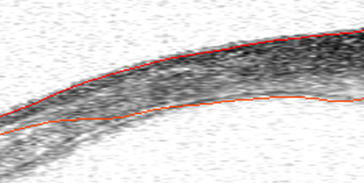
%> input picture images/Tiff/cropped2_borders.tiff, 364 x 183 px
$ octave tool.m   (GNU Octave 9; MATLAB toolbox functions it lacks are replaced by stand-ins)
%> lines starting %> are read from the running program, lines starting %| are printed output that depends on the picture; in (x1, y1, x2, y2) boxes, pixels count from 0 and x2, y2 are one past the last pixel; in counts of white or black regions, pixels touching at a corner belong together; the program's own positions count from 1
close all;
clear all;

% Create main figure window, need to override window resizing logic
fig = figure('Visible','off');
% Create uipanel object
ui = uipanel;
% Create an axes object that overlaps uipanel
ax = axes('Parent',ui,'Position',[0 0 1 1]);
fig.Visible = 'on';

% Read and display image
img = imread('images/Tiff/cropped2_borders.tiff');
%> img is the input picture: size 183x364x3 uint8; mean R, G, B 210.7, 207.4, 207
ima = imshow(img,'Parent',ax);

% Find red pixels in image
red = all(cat(3,img(:,:,1)>180,img(:,:,2)<60,img(:,:,3)<60),3);
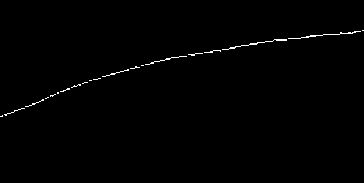
%> red: size 183x364 logical; 0.65% white in thin lines or dots, all inside (x1, y1, x2, y2) = (0, 30, 364, 117)
[rows,cols] = find(red);
%> rows = 431 values from 31 to 117; cols = 431 values from 1 to 364

% Remove non unique values for a particular column
min_y = min(cols);
%> min_y = 1
max_y = max(cols);
%> max_y = 364
pts = zeros(max_y-min_y+1,2);
count = 1;

for i = min_y:max_y
    k = find(red(:,i));
    if ~isempty(k)
        idx = mean(k);
        pts(count,1) = i;
        pts(count,2) = idx;
        count = count + 1;
    end
end
%> this loop made 364 passes
%> (k, idx) on passes 1, 2, 3, 5, 6, 7, 8, 9, 10, 11, 12, 13: (117, 117), (117, 117), ([116; 117], 116.5), (115, 115), ([115; 116], 115.5), ([115; 116], 115.5), (114, 114), (114, 114), (114, 114), (114, 114), (113, 113), (113, 113)
%> after the loop, count = 347; idx = 31; pts = 364 rows, first 12: [1 117; 2 117; 3 116.5; 5 115; 6 115.5; 7 115.5; 8 114; 9 114; 10 114; 11 114; 12 113; 13 113]

pts = pts(1:count,:);
%> pts = 347 rows, first 12: [1 117; 2 117; 3 116.5; 5 115; 6 115.5; 7 115.5; 8 114; 9 114; 10 114; 11 114; 12 113; 13 113]

% Fit a spline to red pixel curve
%> (the run ends here)
